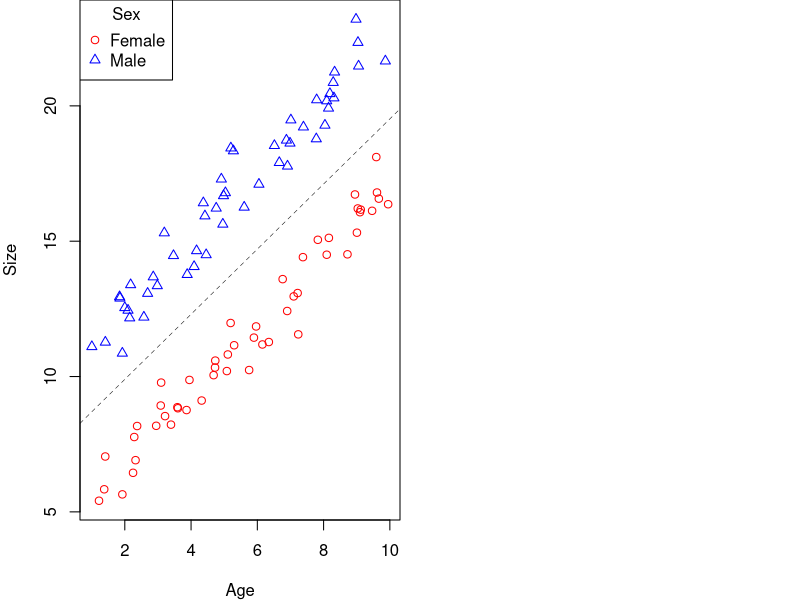
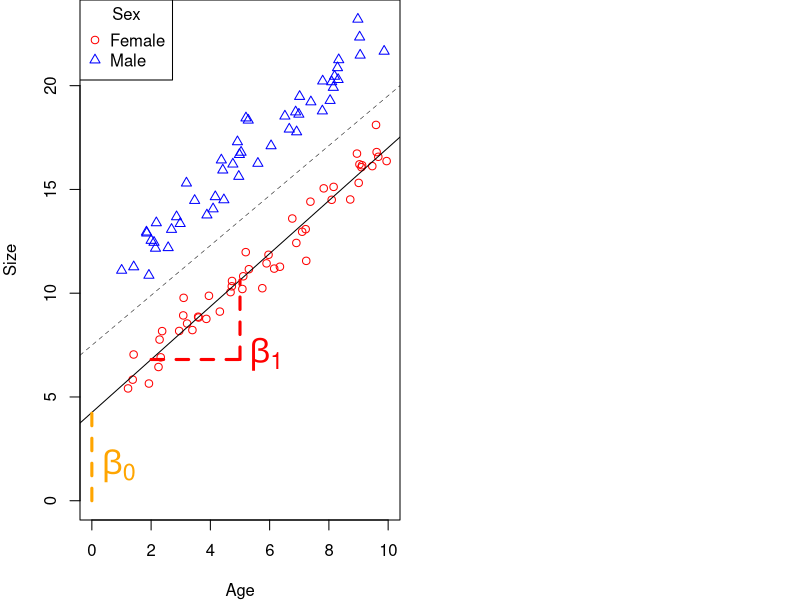
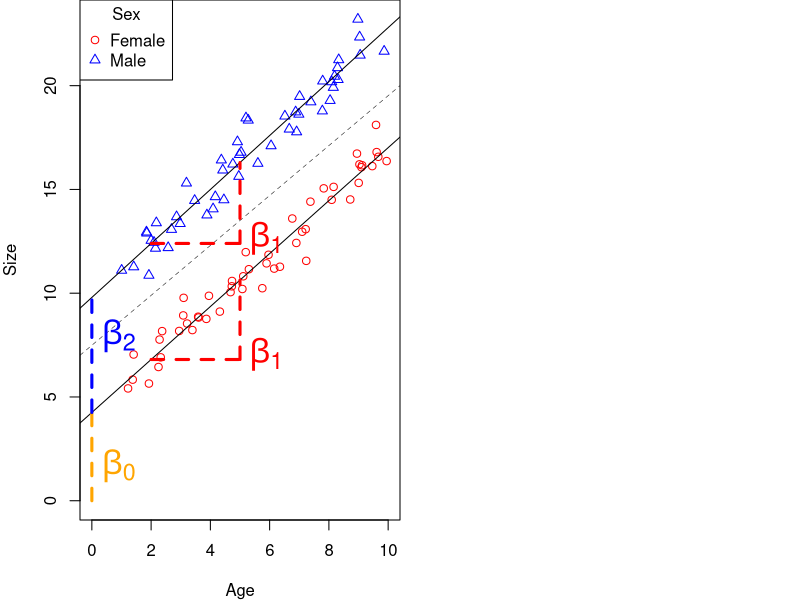
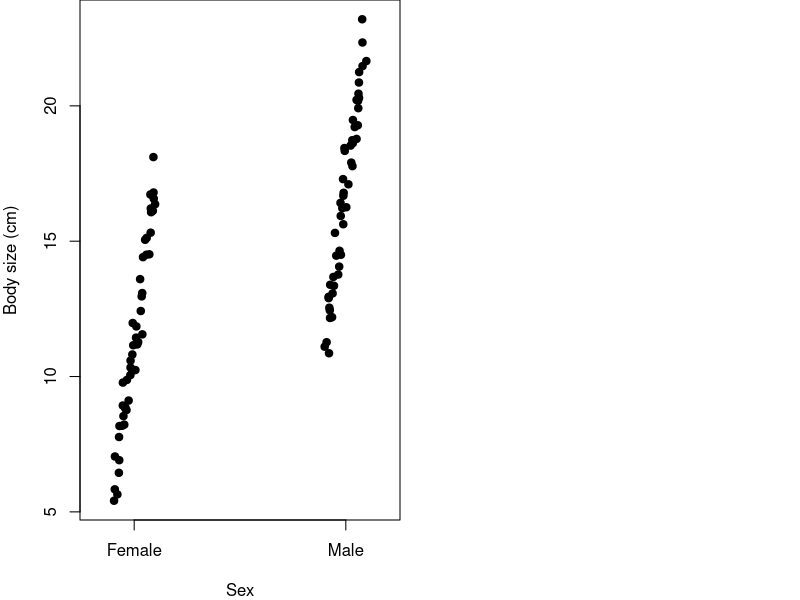

Generate these figures, in order, with R: (Note: this script raises an error after producing the figures.)
## ---- chunk 1

knitr::opts_chunk$set(
	echo = TRUE,
	message = FALSE,
	warning = FALSE,
	cache = TRUE
	)
## ---- chunk 2

#  NRES 710, Multi-variable Modeling
#     University of Nevada, Reno
#     Introduction to multi-variable modeling

## ---- chunk 3
# Set parameters
set.seed(123); par(mar=c(4,4,0,0)); par(mfrow=c(1,2))

# First dataset
# X variable
n <- 50
x1 <- c(rep("Female", n), rep("Male", n))
x2 <- runif(n * 2, 1, 10)
dummy <- data.frame(model.matrix(~ x1 - 1))
colnames(dummy) <- c("Female", "Male")

# Simulate error
Error <- rnorm(n * 2, 0, 0.8)

# Predict Y
Response <- 4 + 1.3 * x2 + 6 * dummy$Male + Error

# Dataframe
datum <- data.frame(Age = x2, Sex = x1, Male = dummy$Male, Size = Response)

# Plot
plot(Size ~ Age, data = datum, pch = datum$Male + 1,
          col = ifelse(datum$Male == 1, "blue", "red"))

# Add legend
legend("topleft", legend = c("Female", "Male"), pch = c(1, 2), col = c("red", "blue"), title = "Sex")

# Simple regression through all the data
results0 <- lm(Size ~ Age, data = datum)
abline(results0, lty=2, lwd=0.5)
## ---- chunk 4
# Set the seed for reproducibility & set graphing parameter
set.seed(123); par(mar=c(4,4,0,0)); par(mfrow=c(1,2))

# Plot
plot(Size ~ Age, data = datum, pch = datum$Male + 1,
     ylim = c(0, max(datum$Size)), xlim = c(0, 10),
     col = ifelse(datum$Male == 1, "blue", "red"))

# Add legend
legend("topleft", legend = c("Female", "Male"), pch = c(1, 2), col = c("red", "blue"), title = "Sex")

# Simple regression through all the data
results0 <- lm(Size ~ Age, data = datum)
abline(results0, lty=2, lwd=0.5)

# Add line for females
results <- lm(Size ~ Age, data = subset(datum, datum$Male == 0))
abline(results)

# Extract the coefficients
coeffs <- coef(results)
beta0 <- coeffs[1]
beta1 <- coeffs[2]

# Add labels for Beta0 (intercept) and Beta1 (slope)
text(x = 0, y = beta0/3, labels = expression(beta[0]), pos = 4, col = "Orange", font = 2, cex = 2)
text(x = max(datum$Age)/2, y = beta0 + beta1 * (max(datum$Age)/5), labels = expression(beta[1]), pos = 4, col = "Red", font = 2, cex = 2)

# Add vertical line from origin to regression line for beta0
segments(x0 = 0, y0 = 0, x1 = 0, y1 = beta0, col = "Orange", lty = 2, lwd = 3)

# Define points to illustrate rise over run for slope beta1
x1 <- 2
x2 <- 5
y1 <- beta0 + beta1 * x1
y2 <- beta0 + beta1 * x2

# Add horizontal and vertical lines to represent rise over run
segments(x0 = x1, y0 = y1, x1 = x2, y1 = y1, col = "red", lty = 2, lwd = 3) # Run
segments(x0 = x2, y0 = y1, x1 = x2, y1 = y2, col = "red", lty = 2, lwd = 3) # Rise
## ---- chunk 5
# Set the seed for reproducibility & set graphing parameter
set.seed(123); par(mar=c(4,4,0,0)); par(mfrow=c(1,2))

# Plot
plot(Size ~ Age, data = datum, pch = datum$Male + 1,
     ylim = c(0, max(datum$Size)), xlim = c(0, 10),
     col = ifelse(datum$Male == 1, "blue", "red"))

# Add legend
legend("topleft", legend = c("Female", "Male"), pch = c(1, 2), col = c("red", "blue"), title = "Sex")

# Simple regression through all the data
results0 <- lm(Size ~ Age, data = datum)
abline(results0, lty=2, lwd=0.5)

## Label graph for females
results <- lm(Size ~ Age, data = subset(datum, datum$Male == 0))
abline(results)

# Extract the coefficients
coeffs <- coef(results)
beta0 <- coeffs[1]
beta1 <- coeffs[2]

# Add labels for Beta0 (intercept) and Beta1 (slope)
text(x = 0, y = beta0/3, labels = expression(beta[0]), pos = 4, col = "Orange", font = 2, cex = 2)
text(x = max(datum$Age)/2, y = beta0 + beta1 * (max(datum$Age)/5), labels = expression(beta[1]), pos = 4, col = "Red", font = 2, cex = 2)

# Add vertical line from origin to regression line for beta0
segments(x0 = 0, y0 = 0, x1 = 0, y1 = beta0, col = "Orange", lty = 2, lwd = 3)

# Define points to illustrate rise over run for slope beta1
x1 <- 2
x2 <- 5
y1 <- beta0 + beta1 * x1
y2 <- beta0 + beta1 * x2

# Add horizontal and vertical lines to represent rise over run
segments(x0 = x1, y0 = y1, x1 = x2, y1 = y1, col = "red", lty = 2, lwd = 3) # Run
segments(x0 = x2, y0 = y1, x1 = x2, y1 = y2, col = "red", lty = 2, lwd = 3) # Rise

## Label graph for males
results2 <- lm(Size ~ Age, data = subset(datum, datum$Male == 1))
abline(results2)

# Extract the coefficients
coeffs2 <- coef(results2)
beta0.male <- coeffs2[1]
beta1 <- coeffs2[2]
beta2 <- coeffs2[1] - coeffs[1]

# Add labels for Beta2 (diff between males and females)
text(x = 0, y = beta0.male/1.275, labels = expression(beta[2]), pos = 4, col = "Blue", font = 2, cex = 2)

# Add labels for Beta1 (slope)
text(x = max(datum$Age)/2, y = beta0 + beta2 + beta1 * (max(datum$Age)/5), labels = expression(beta[1]), pos = 4, col = "red", font = 2, cex = 2)

# Add vertical line from beta1 to beta2 to reflect what beta2 is
segments(x0 = 0, y0 = beta0, x1 = 0, y1 = beta0.male, col = "Blue", lty = 2, lwd = 3)

# Define points to illustrate rise over run for slope beta1
x1 <- 2
x2 <- 5
y1 <- beta0 + beta2 + beta1 * x1
y2 <- beta0 + beta2 + beta1 * x2

# Add horizontal and vertical lines to represent rise over run
segments(x0 = x1, y0 = y1, x1 = x2, y1 = y1, col = "red", lty = 2, lwd = 3) # Run
segments(x0 = x2, y0 = y1, x1 = x2, y1 = y2, col = "red", lty = 2, lwd = 3) # Rise
## ---- chunk 6
# Set the seed for reproducibility & set graphing parameter
set.seed(123); par(mar=c(4,4,0,0)); par(mfrow=c(1,2))

# Plot
stripchart(Size ~ Sex, data = datum, vertical = TRUE, method = "jitter",
           pch = 19, xlab = "Sex", ylab = "Body size (cm)")
## ---- chunk 7
# Load in the data and take a look at it
datum <- read.csv("lecture_11_dataset1.csv")

# Take a look at it
head(datum)
tail(datum)

## ---- chunk 8
# Plot the effect of sex on size
plot(Size ~ as.factor(Sex), data = datum)

## ---- chunk 9
# Plot the effect of sex on size
plot(Size ~ Age, data = datum)

## ---- chunk 10
# Simple regression between size and sex 
results1 <- lm(Size ~ Sex, data = datum)
summary(results1)

## ---- chunk 11
# Plot
plot(Size ~ Age, data = datum)

# Simple regression between size and age 
results2 <- lm(Size ~ Age, data = datum)
summary(results2)

## ---- chunk 12
# Simple regression between size and age 
results3 <- lm(Size ~ Age + Male, data = datum)
summary(results3)

## ---- chunk 13
# Load in the data and take a look at it
datum <- read.csv("lecture_11_dataset2.csv")

# Take a look at it
head(datum)
tail(datum)

# Make sure Sex is a factor
datum$Sex <- as.factor(datum$Sex)

## ---- chunk 14
# Plot the data
plot(Size ~ as.factor(Sex), data = datum)

# Plot again
plot(Size ~ Age, data = datum)

## ---- chunk 15
# Multi-variable analysis
results <- lm(Size ~ Age + Sex, data = datum)
summary(results)

## ---- chunk 16
# Use the relevel function to change order of sex
results2 <- lm(Size ~ Age + relevel(Sex, ref = "Male"), data = datum)
summary(results2)

## ---- chunk 17
# Back to original results
summary(results)

## ---- chunk 18
# ANOVA
anova(results)

## ---- chunk 19
# Switch order of effect
results3 <- lm(Size ~ Sex + Age, data = datum)
anova(results3)

## ---- chunk 20
# Simple model
results4 <- lm(Size ~ Age, data = datum)

# More complex model
results5 <- lm(Size ~ Age + Sex, data = datum)

# F-drop test
anova(results5, results4)

## ---- chunk 21
# Model
results6 <- lm(Size ~ Sex + Age, data = datum)
summary(results6)

# Tukey
results6 <- aov(results6)
TukeyHSD(results6, which = "Sex")



## ---- chunk 22
########################### 'Truth' ############################# 
### Lecture 11: code to simulate data for multi-variable analysis

# Set the seed for reproducibility & set graphing parameter
set.seed(123); par(mar=c(4,4,0,0)); par(mfrow=c(1,2))

# First dataset
# X variable
n <- 50
x1 <- c(rep("Female", n), rep("Male", n))
x2 <- runif(n * 2, 1, 10)
dummy <- data.frame(model.matrix(~ x1 - 1))
colnames(dummy) <- c("Female", "Male")

# Simulate error
Error <- rnorm(n * 2, 0, 0.8)

# Predict Y
Response <- 4 + 1.5 * x2 + 2.5 * dummy$Male + Error

# Dataframe
datum <- data.frame(Age = x2, Sex = x1, Male = dummy$Male, Size = Response)

# Save the data
write.csv(datum, "lecture_11_dataset1.csv", row.names = FALSE)

# Second dataset
# X variable
n <- 50
groups <- 3
x1 <- c(rep("Female", n), rep("Male", n), rep("Hermaphrodite", n))
x2 <- runif(n * groups, 1, 10)
dummy <- data.frame(model.matrix(~ x1 - 1))
colnames(dummy) <- c("Female", "Hermaphrodite", "Male")

# Simulate error
Error <- rnorm(n * groups, 0, 0.8)

# Predict Y
Response <- 4 + 1.5 * x2 + 2.5 * dummy$Male + 5 * dummy$Hermaphrodite + Error

# Dataframe
datum <- data.frame(Age = x2, Sex = x1, Male = dummy$Male, Herma = dummy$Hermaphrodite, Size = Response)

# Save the data
write.csv(datum, "lecture_11_dataset2.csv", row.names = FALSE)
